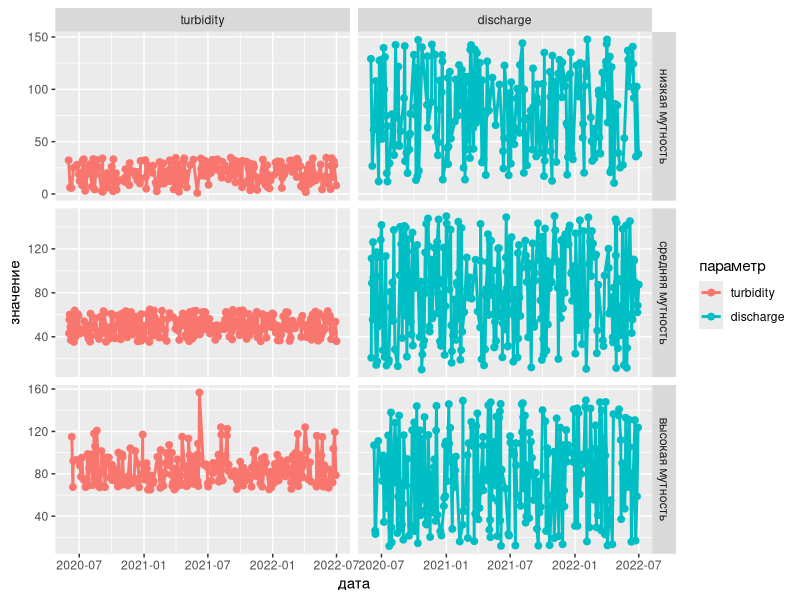
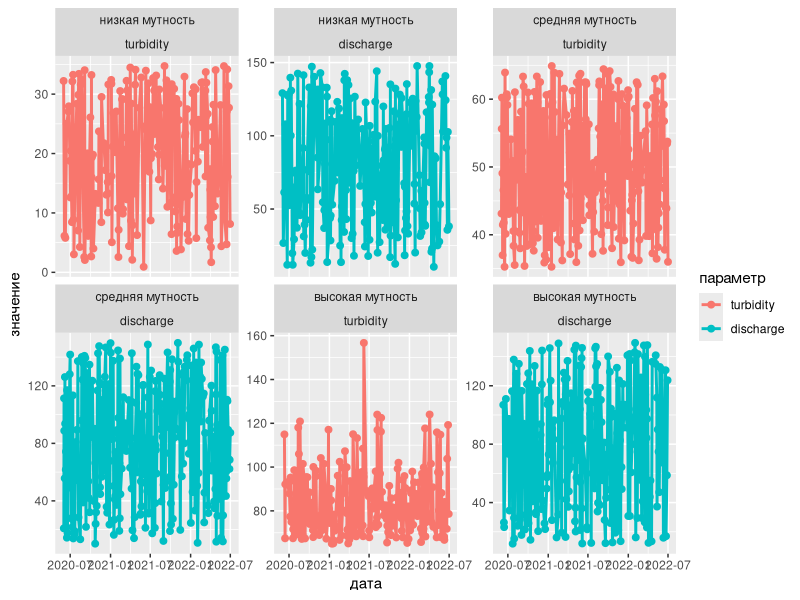
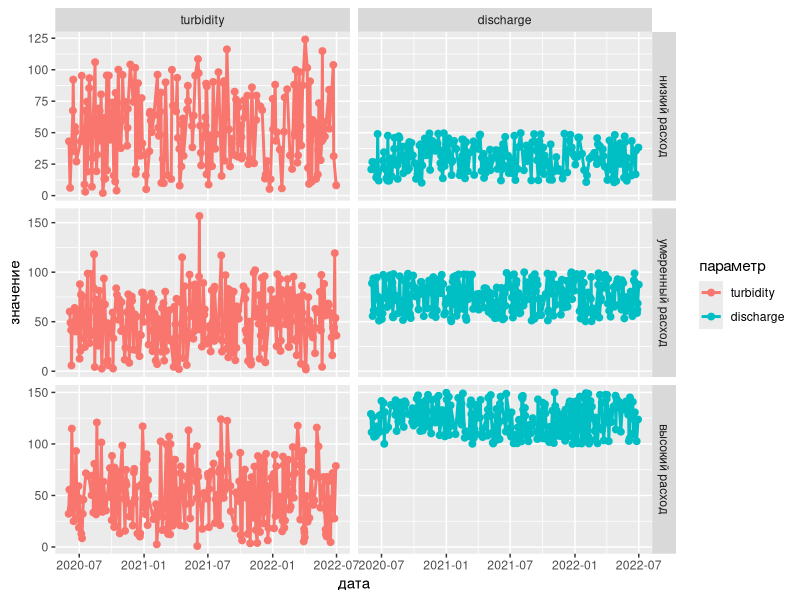
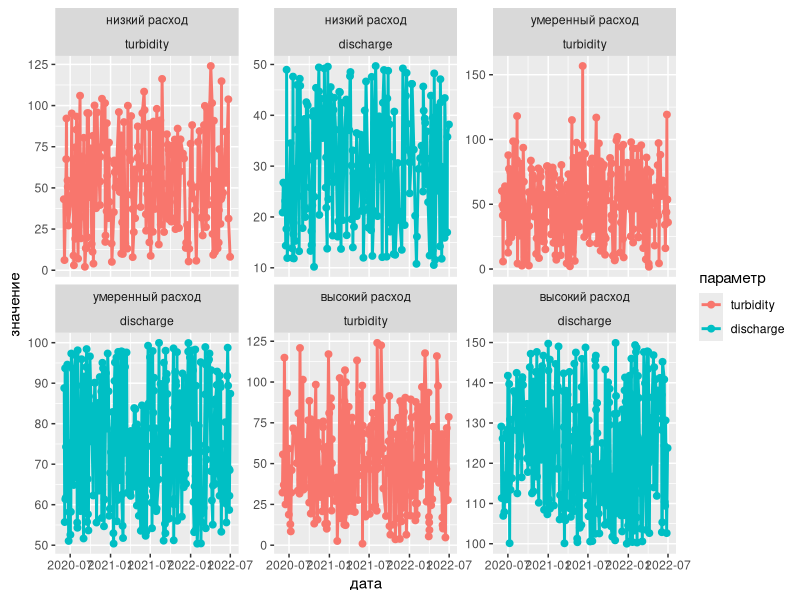

Here is the R script that generated these plots, in order:
rm(list = ls())

library(ggplot2)
library(reshape2)

## а) сделать датафрейм с произвольным количеством данных (строк), в котором должны
## быть столбец с датой и две независимые переменные (например, сгенерированные)

date <- seq.Date(from = as.Date('2020-06-01'), 
                 to = as.Date('2022-07-01'), by = 'day')

turbidity <- abs(rnorm(n = length(date), mean = 50, sd = 30))
discharge <- runif(n = length(date), min = 10, max = 150)

df <- data.frame(date, turbidity, discharge)

## б) сделайте две переменных-факторов на основании значений численных переменных
## по нескольким классам (не менее 3)

df$turbidityClass <- cut(df$turbidity,
                         breaks = c(0, 35, 65, 200),
                         labels = c('низкая мутность', 'средняя мутность', 'высокая мутность'))

df$dischargeClass <- cut(df$discharge,
                         breaks = c(0, 50, 100, 200),
                         labels = c('низкий расход', 'умеренный расход', 'высокий расход'))

## в) вытяните датафрейм в длинный формат, взяв в качестве переменных для группировки
## дату и ваши два фактора

dfLong <- melt(data = df, id.vars = c('date', 'turbidityClass', 'dischargeClass'))

## г) исследуйте, как меняются графики в зависимости от того, какие переменные вы
## выбираете в качестве аргументов для facet_grid и facet_wrap. 
ggplot(data = dfLong, aes(x = date, y = value, color = variable)) +
  geom_point(size=2) + geom_line(size=1) + 
  facet_grid(turbidityClass~variable, scales = 'free_y') +
  labs(x = 'дата', y = 'значение', col = 'параметр')

ggplot(data = dfLong, aes(x = date, y = value, color = variable)) +
  geom_point(size=2) + geom_line(size=1) + 
  facet_wrap(turbidityClass~variable, scales = 'free_y') +
  labs(x = 'дата', y = 'значение', col = 'параметр')

ggplot(data = dfLong, aes(x = date, y = value, color = variable)) +
  geom_point(size=2) + geom_line(size=1) + 
  facet_grid(dischargeClass~variable, scales = 'free_y') +
  labs(x = 'дата', y = 'значение', col = 'параметр')

ggplot(data = dfLong, aes(x = date, y = value, color = variable)) +
  geom_point(size=2) + geom_line(size=1) + 
  facet_wrap(dischargeClass~variable, scales = 'free_y') +
  labs(x = 'дата', y = 'значение', col = 'параметр')
